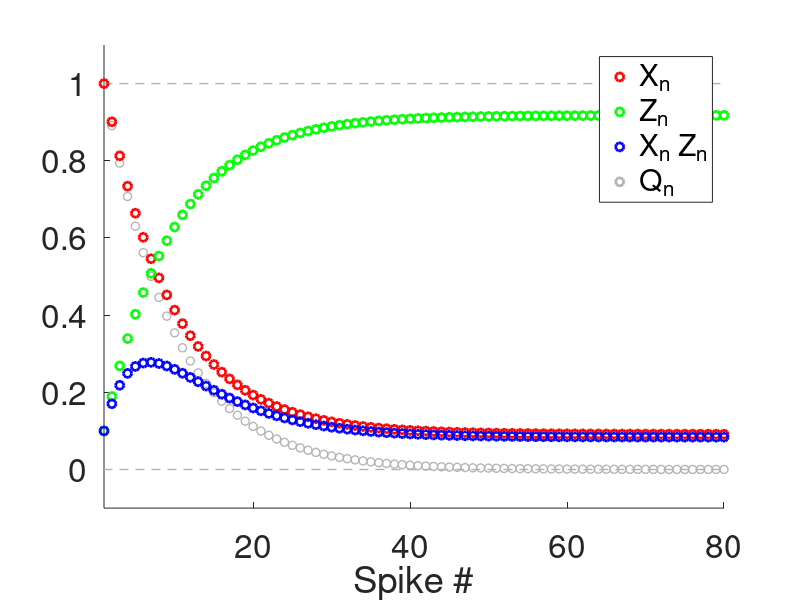
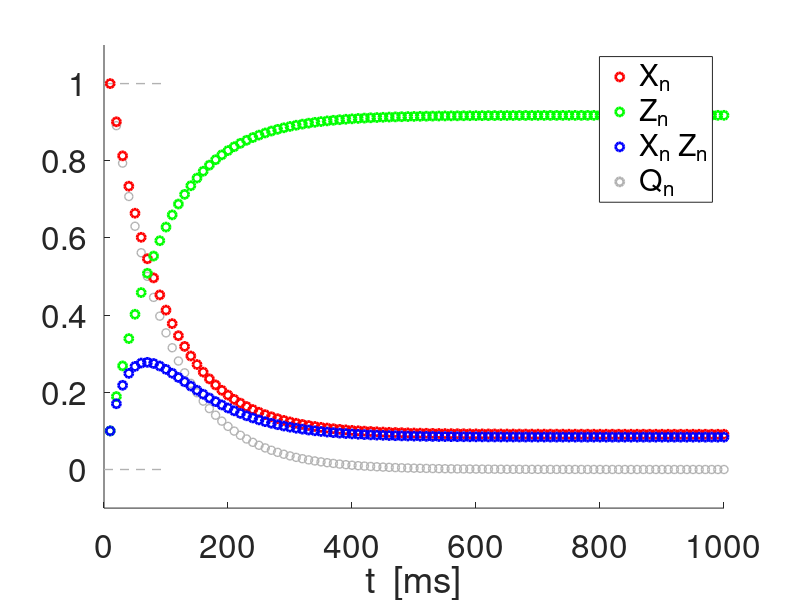
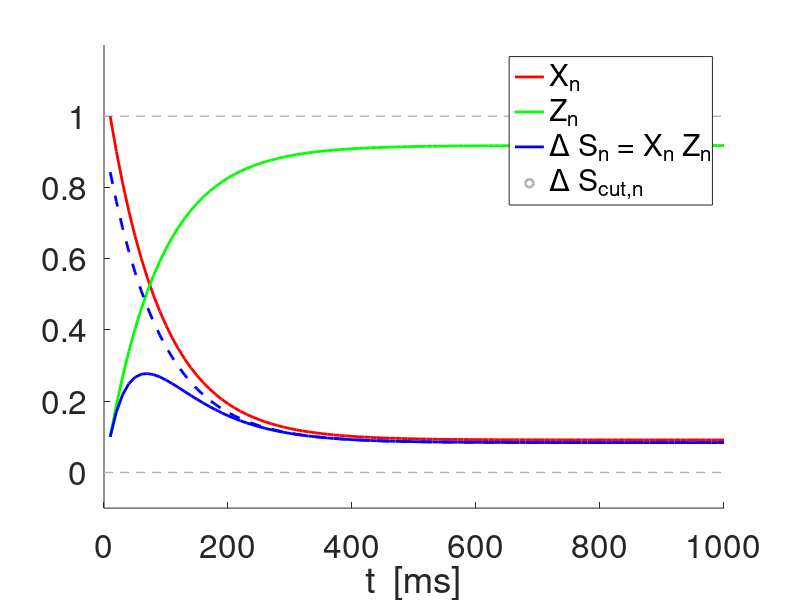
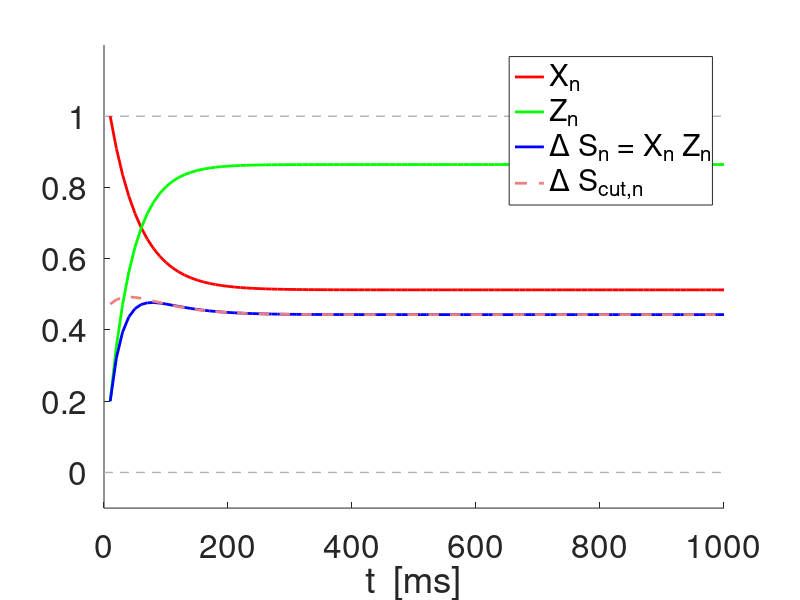

These figures' MATLAB source, in order:
% 2021-04-05

% DA model: evolution governed by the solution to the difference equations
% given by
% 
% Xn = Xss + Q(adep,taudep)^(n-1) (X1-Xss)
%
% Zn = Zss = Q(afac,taufac)^(n-1) (Z1-Zss)
%
% Q(astd,taustd) = (1-astd)*exp(-Deltaspk/taustd)
%
% Analysis of the dynamics of Q(astd,taustd)
%
% DA: Dayan & Abbott (2001)
%

clearvars;
close all;

lightblueish = [.4 .6 .9];
lightcoral = [0.94 0.5 0.5];
lightsalmon = [0.9 0.5 0.4];
mediumacquamarine = [0.4 0.8 0.6];
lightgray = [.7 .7 .7];
darkgray = [.3 .3 .3];
darkgray2 = [.1 .1 .1];


% Functions

Q=@(a,tau,Delta) (1-a).*exp(-Delta/tau);
Xbar=@(a,tau,Delta,Xinf) (1-exp(-Delta/tau))*Xinf./(1-(1-a).*exp(-Delta/tau));
Zbar=@(a,tau,Delta,Zinf) ((1-exp(-Delta/tau))*(1-a)*Zinf+a)./(1-(1-a).*exp(-Delta/tau));

% Parameters

% Reference parameter values:
%
% adep = 0.1;
% afac = 0.1;
Xinf = 1;
Zinf = 0;

astp = 0.1;
taustp = 1000;

SpkFreqin = 100;
SpkPerin = 1000/SpkFreqin;
Deltaspk = SpkPerin;


Nspk = 100;
nvec = 1:1:Nspk;
Qn = Q(astp,taustp,Deltaspk).^(nvec-1);

% figure
% hold on
% plot(nvec,Qn,'o','Color',lightgray,'linewidth',2);
% axis([1 Nspk -0.1 1.1]);
% set(gca,'fontsize',24);
% xlabel('Spike #');

Xn = Xbar(astp,taustp,Deltaspk,Xinf)*(1-Qn)+Qn*1; 
Zn = Zbar(astp,taustp,Deltaspk,Zinf)*(1-Qn)+Qn*astp; 

figure
hold on
plot(-100,-100,'or','linewidth',2);
plot(-100,-100,'og','linewidth',2);
plot(-100,-100,'ob','linewidth',2);
plot(-100,-100,'o','Color',lightgray','linewidth',2);
plot([0 Nspk],[0 0],'--','Color',lightgray','linewidth',1);
plot([0 Nspk],[1 1],'--','Color',lightgray','linewidth',1);
plot(nvec,Qn,'o','Color',lightgray,'linewidth',1);
plot(nvec,Xn,'or','linewidth',2);
plot(nvec,Zn,'og','linewidth',2);
plot(nvec,Xn.*Zn,'ob','linewidth',2);
axis([1 80 -0.1 1.1]);
set(gca,'fontsize',24);
xlabel('Spike #');
legend('X_n','Z_n','X_n Z_n','Q_n');

tvec = nvec*Deltaspk;

figure
hold on
plot(-100,-100,'or','linewidth',2);
plot(-100,-100,'og','linewidth',2);
plot(-100,-100,'ob','linewidth',2);
plot(-100,-100,'o','Color',lightgray','linewidth',2);
plot([0 Nspk],[0 0],'--','Color',lightgray','linewidth',1);
plot([0 Nspk],[1 1],'--','Color',lightgray','linewidth',1);
plot(tvec,Qn,'o','Color',lightgray,'linewidth',1);
plot(tvec,Xn,'or','linewidth',2);
plot(tvec,Zn,'og','linewidth',2);
plot(tvec,Xn.*Zn,'ob','linewidth',2);
axis([0 Nspk*Deltaspk -0.1 1.1]);
set(gca,'fontsize',24);
xlabel('t  [ms]');
legend('X_n','Z_n','X_n Z_n','Q_n');

figure
hold on
plot(-100,-100,'-r','linewidth',2);
plot(-100,-100,'-g','linewidth',2);
plot(-100,-100,'-b','linewidth',2);
plot(-100,-100,'o','Color',lightgray','linewidth',2);
plot([0 1000],[0 0],'--','Color',lightgray','linewidth',1);
plot([0 1000],[1 1],'--','Color',lightgray','linewidth',1);
plot(tvec,Xn,'-r','linewidth',2);
plot(tvec,Zn,'-g','linewidth',2);
plot(tvec,Xn.*Zn,'-b','linewidth',2);
axis([0 1000 -0.1 1.2]);
set(gca,'fontsize',24);
xlabel('t  [ms]');
legend('X_n','Z_n','\Delta S_n = X_n Z_n');

Xb = Xbar(astp,taustp,Deltaspk,Xinf);
Zb = Zbar(astp,taustp,Deltaspk,Zinf);
X1 = Xn(1);
Z1 = Zn(1);
XZncut = Xb*Zb+Qn*(X1-Xb)*Zb+Qn*(Z1-Zb)*Xb;

plot(tvec,XZncut,'--b','linewidth',2);
legend('X_n','Z_n','\Delta S_n = X_n Z_n','\Delta S_{cut,n}');




% Time scale for Q (time it takes for Q to decrease from Q=1 to Q = 0.37)
% sgma

alpha = 0.37;
sgma = log(alpha)/log(Q(astp,taustp,Deltaspk));


% Time scales for Xn and Zn (time it takes for Xn and  Zn to decrease from
% X1 and Z1 to X1*0.37 and Z1*0.37, respectively
% sgmad and sgmaf

adep = astp;
afac = astp;
taudep = taustp;
taufac = taustp;

sgmad = log(alpha)/log(Q(adep,taudep,Deltaspk));

% log((alpha*Xn(1)-Xbar(adep,taudep,Deltaspk,Xinf))/(Xn(1)-Xbar(adep,taudep,Deltaspk,Xinf)))/log(Q(adep,taudep,Deltaspk));
% sgmadf= log((alpha*Zn(1)-Zbar(afac,taufac,Deltaspk,Zinf))/(Zn(1)-Zbar(afac,taufac,Deltaspk,Zinf)))/log(Q(afac,taufac,Deltaspk));


CUT = 1;
if CUT == 1
    
    % Computation of the "cut sequence" for DeltaS_n = Xn*Zn
    % Computation of the peak time tc (or lack of thereof) for the cut 
    % sequence


    % % Continuous version
    % 
    % x = 1:0.01:Nspk;
    % Qx = Q(astp,taustp,Deltaspk).^(x-1);
    % Qx1 = Qx.*log(Q(astp,taustp,Deltaspk));
    % 
    % plot(x,Qx,'-r','linewidth',2);
    % plot(x,Qx1,'-g','linewidth',2);

    SpkFreqin = 100;
    SpkPerin = 1000/SpkFreqin;
    Deltaspk = SpkPerin;

    adep = 0.1;
    afac = 0.2;
    taudep = 100;
    taufac = 1000;
    
    adep = 0.1;
    afac = 0.2;
    taudep = 100;
    taufac = 250;


    Qd = Q(adep,taudep,Deltaspk);
    Qf = Q(afac,taufac,Deltaspk);
    Qdn = Qd.^(nvec-1);
    Qfn = Qf.^(nvec-1);
    Xb = Xbar(adep,taudep,Deltaspk,Xinf);
    Zb = Zbar(afac,taufac,Deltaspk,Zinf);

    Xn = Xb*(1-Qdn)+Qdn*1; 
    Zn = Zb*(1-Qfn)+Qfn*afac; 
    XZ = Xn.*Zn;
    XZncut = Xb*Zb+Qdn*(X1-Xb)*Zb+Qfn*(Z1-Zb)*Xb;


    figure
    hold on
    plot(-100,-100,'-r','linewidth',2);
    plot(-100,-100,'-g','linewidth',2);
    plot(-100,-100,'-b','linewidth',2);
    plot(-100,-100,'--','Color',lightcoral,'linewidth',2);
    plot(-100,-100,'o','Color',lightgray','linewidth',2);
    plot([0 1000],[0 0],'--','Color',lightgray','linewidth',1);
    plot([0 1000],[1 1],'--','Color',lightgray','linewidth',1);
    plot(tvec,Xn,'-r','linewidth',2);
    plot(tvec,Zn,'-g','linewidth',2);
    plot(tvec,XZ,'-b','linewidth',2);
    axis([0 1000 -0.1 1.2]);
    set(gca,'fontsize',24);
    xlabel('t  [ms]');
    legend('X_n','Z_n','\Delta S_n = X_n Z_n');
    plot(tvec,XZncut,'--','Color',lightcoral,'linewidth',2);
    legend('X_n','Z_n','\Delta S_n = X_n Z_n','\Delta S_{cut,n}');
    
%     gmad = Deltaspk/taudep;
%     gmaf = Deltaspk/taufac;
%     Qd = Q(adep,taudep,gmad*taudep);
%     Qf = Q(afac,taufac,gmaf*taufac);    
%     Xb = Xbar(adep,taudep,gmad*taudep,Xinf);
%     Zb = Zbar(afac,taufac,gmaf*taufac,Zinf);
%     X1 = 1;
%     Z1 = afac;
%     b = (X1-Xb)*Zb;
%     c = (Z1-Zb)*Xb;

   
    Qd = Q(adep,taudep,Deltaspk);
    Qf = Q(afac,taufac,Deltaspk);    
    Xb = Xbar(adep,taudep,Deltaspk,Xinf);
    Zb = Zbar(afac,taufac,Deltaspk,Zinf);
    X1 = 1;
    Z1 = afac;
    b = (X1-Xb)*Zb;
    c = (Z1-Zb)*Xb;
    
    tc = 1+log(-c/b*log(Qf)/log(Qd))/log(Qd/Qf);
    
elseif CUT == 2
    
    
    % Computation of tc for changing values of gmad
    
    adep = 0.1;
    afac = 0.1;
    X1 = 1;
    Z1 = afac;

    gmaf = 0.1;
    Qf = Q(afac,taufac,gmaf*taufac);    
    Zb = Zbar(afac,taufac,gmaf*taufac,Zinf);
    
    vec = -3:0.1:10;
    gmadvec =exp(vec);
    tcvec = zeros(1,length(gmadvec));
   
    for k=1:length(gmadvec)
        gmad = gmadvec(k);
        Qd = Q(adep,taudep,gmad*taudep);
        Xb = Xbar(adep,taudep,gmad*taudep,Xinf);
        b = (X1-Xb)*Zb;
        c = (Z1-Zb)*Xb;
        tcvec(k) = 1+log(-c./b.*log(Qf)./log(Qd))./log(Qd./Qf);    
    end
       
    figure(101)
    hold on
    plot(vec,tcvec,'ob','linewidth',2);
    
    gmaf = 1;
    Qf = Q(afac,taufac,gmaf*taufac);    
    Zb = Zbar(afac,taufac,gmaf*taufac,Zinf);
    
    vec = -3:0.1:10;
    gmadvec =exp(vec);
    tcvec = zeros(1,length(gmadvec));
   
    for k=1:length(gmadvec)
        gmad = gmadvec(k);
        Qd = Q(adep,taudep,gmad*taudep);
        Xb = Xbar(adep,taudep,gmad*taudep,Xinf);
        b = (X1-Xb)*Zb;
        c = (Z1-Zb)*Xb;
        tcvec(k) = 1+log(-c./b.*log(Qf)./log(Qd))./log(Qd./Qf);    
    end
    
    plot(vec,tcvec,'or','linewidth',2);
    
    gmaf = 10;
    Qf = Q(afac,taufac,gmaf*taufac);    
    Zb = Zbar(afac,taufac,gmaf*taufac,Zinf);
    
    vec = -3:0.1:10;
    gmadvec =exp(vec);
    tcvec = zeros(1,length(gmadvec));
   
    for k=1:length(gmadvec)
        gmad = gmadvec(k);
        Qd = Q(adep,taudep,gmad*taudep);
        Xb = Xbar(adep,taudep,gmad*taudep,Xinf);
        b = (X1-Xb)*Zb;
        c = (Z1-Zb)*Xb;
        tcvec(k) = 1+log(-c./b.*log(Qf)./log(Qd))./log(Qd./Qf);    
    end
    
    plot(vec,tcvec,'og','linewidth',2);
    
    gmaf = 20;
    Qf = Q(afac,taufac,gmaf*taufac);    
    Zb = Zbar(afac,taufac,gmaf*taufac,Zinf);
    
    vec = -3:0.1:10;
    gmadvec =exp(vec);
    tcvec = zeros(1,length(gmadvec));
   
    for k=1:length(gmadvec)
        gmad = gmadvec(k);
        Qd = Q(adep,taudep,gmad*taudep);
        Xb = Xbar(adep,taudep,gmad*taudep,Xinf);
        b = (X1-Xb)*Zb;
        c = (Z1-Zb)*Xb;
        tcvec(k) = 1+log(-c./b.*log(Qf)./log(Qd))./log(Qd./Qf);    
    end
    
    plot(vec,tcvec,'o','Color',lightcoral,'linewidth',2);
    
    gmaf = 30;
    Qf = Q(afac,taufac,gmaf*taufac);    
    Zb = Zbar(afac,taufac,gmaf*taufac,Zinf);
    
    vec = -3:0.1:10;
    gmadvec =exp(vec);
    tcvec = zeros(1,length(gmadvec));
   
    for k=1:length(gmadvec)
        gmad = gmadvec(k);
        Qd = Q(adep,taudep,gmad*taudep);
        Xb = Xbar(adep,taudep,gmad*taudep,Xinf);
        b = (X1-Xb)*Zb;
        c = (Z1-Zb)*Xb;
        tcvec(k) = 1+log(-c./b.*log(Qf)./log(Qd))./log(Qd./Qf);    
    end
    
    plot(vec,tcvec,'o','Color',lightblueish,'linewidth',2);
    
    
    figure(101)
    axis([vec(1) vec(end) -100 100])
    set(gca,'fontsize',24);
%     xtickformat('%.1f')
%     set(gca,'XTickLabel',exp(-2:2:10));   
    xlabel('\gamma_{dep}');
    

    
    
    
    
    
end
